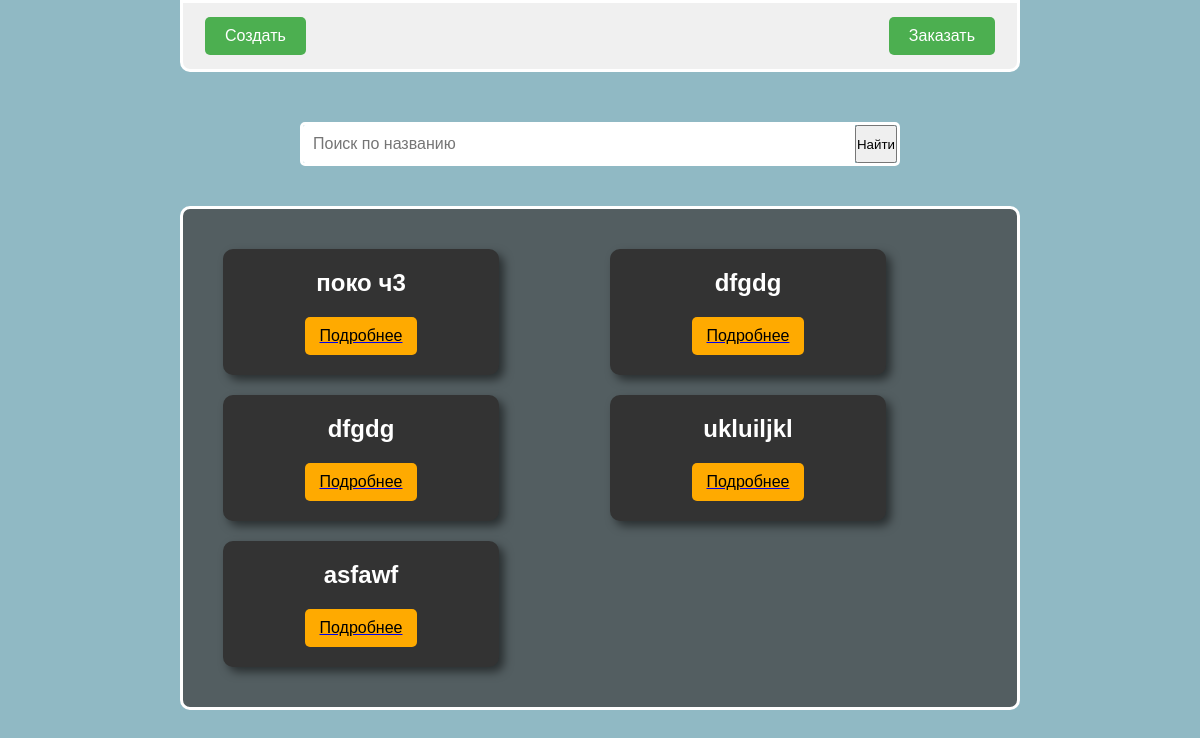
Page /app/ on the earlier database version.
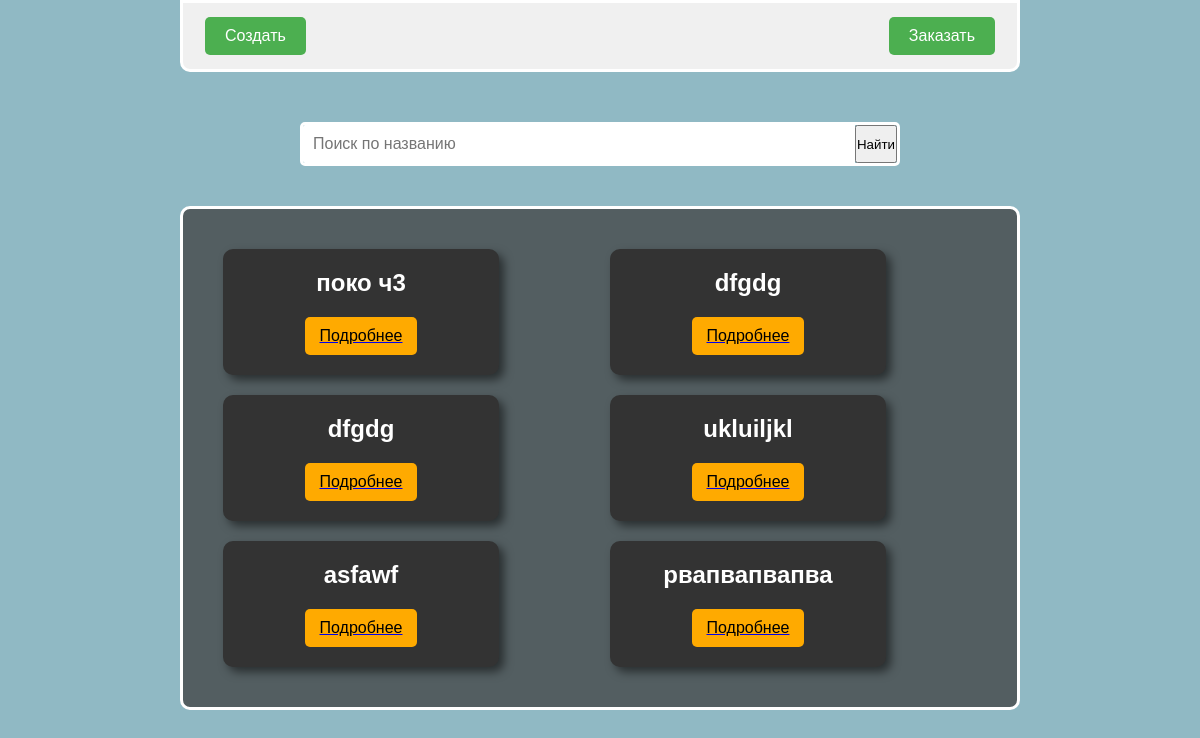
Same page on the later database version.
### app/models.py (models this page shows, shortened)
class Tovar(models.Model):
    title = models.CharField(max_length=50)
    descpription = models.CharField(max_length=200)
    price = models.FloatField()

### app/views.py (the view)
# urls.py: path('', TovaryListView.as_view(), name='tovary'),
class TovaryListView(ListView):
    model = Tovar
    template_name = 'tovary_list.html'
    context_object_name = 'tovars'
    def get_queryset(self):
        queryset = super().get_queryset()
        search_query = self.request.GET.get('search')
        if search_query:
            queryset = queryset.filter(title__icontains=search_query)
        return queryset

### app/templates/tovary_list.html (shortened to what this page needs)
{% extends 'index.html' %}
{% load static %}
{% block content %}
    <header class="header">
        <a href="{% url 'create' %}"><button class="header__create-btn">Создать</button></a>
        <a href="{% url 'create' %}"><button class="header__zakaz-btn">Заказать</button></a>
    </header>
    <form method="get" action="{% url 'tovary' %}" class="search-form">
        <input type="text" class="search-field" name="search" placeholder="Поиск по названию" value="{{ request.GET.search }}">
        <button type="submit">Найти</button>
    </form>
    <div class="container">
        {% for tovar in tovars %}
            <div class="container__tovar-card">
                <h2>{{ tovar.title }}</h2>
                <a href="{% url 'detail' tovar.pk %}">
                    <button class="container__tovar_about-btn">Подробнее</button>
                </a>
            </div>
        {% endfor %}
    </div>
{% endblock %}

Differences in the rows shown:
added Tovar: title "рвапвапвапва"
